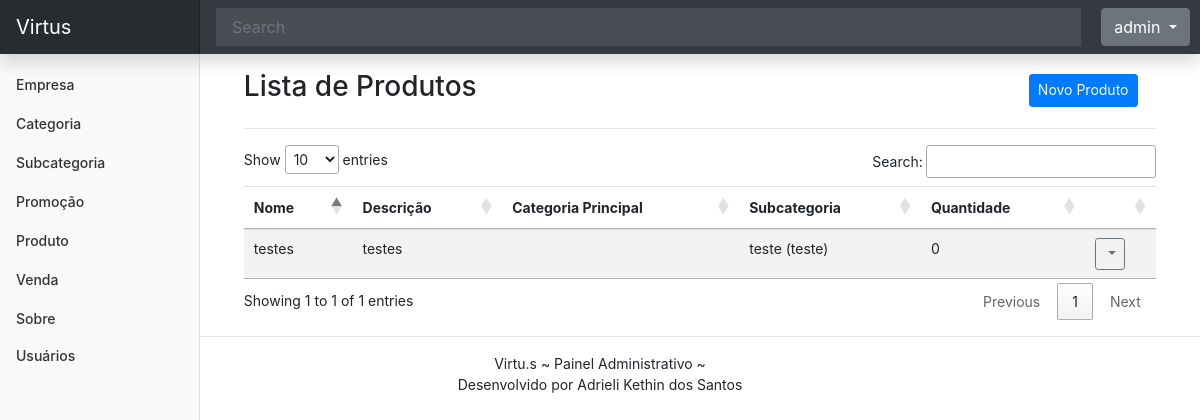
Screenshot of /listar/produto/ (signed in) with the database file from the repository.
### cadastros/models.py (models this page shows, shortened)
class Produto(models.Model):
    data_inclusao = models.DateTimeField(
        auto_now_add=True, verbose_name="data inclusão")
    data_alteracao = models.DateTimeField(
        auto_now=True, verbose_name="data alteração")
    data_exclusao = models.DateTimeField(
        auto_now=True, verbose_name="data exclusão")
    ativo = models.BooleanField
    nome_produto = models.CharField(max_length=50)
    descricao = models.CharField(max_length=200, verbose_name="descrição")
    preco = models.DecimalField(decimal_places=2, max_digits=11)
    subcategoria = models.ForeignKey(Subcategoria, on_delete=models.PROTECT)
    cadastrado_por = models.ForeignKey(User, on_delete=models.PROTECT, null=True, related_name='produto_cadastrado')
    alterado_por = models.ForeignKey(User, on_delete=models.PROTECT, null=True, related_name='produto_atualizado')
    quantidade_estoque = models.PositiveIntegerField(default=0)

class Subcategoria(models.Model):
    nome_subcategoria = models.CharField(max_length=50)
    descricao_subcategoria = models.CharField(max_length=100)
    categoria_principal = models.ForeignKey(Categoria, on_delete=models.PROTECT)
    data_inclusao = models.DateTimeField(
        auto_now_add=True, verbose_name="data inclusão")
    data_alteracao = models.DateTimeField(
        auto_now=True, verbose_name="data alteração")
    data_exclusao = models.DateTimeField(
        verbose_name="data exclusão", null=True)
    cadastrado_por = models.ForeignKey(User, on_delete=models.PROTECT, null=True, related_name='subcategoria_cadastrada')
    alterado_por = models.ForeignKey(User, on_delete=models.PROTECT, null=True, related_name='subcategoria_atualizada')
    def __str__(self):
        return f"{self.nome_subcategoria} ({self.descricao_subcategoria})"

### cadastros/views.py (the view)
# urls.py: path("listar/produto/", ProdutoList.as_view(), name="listar-produto"),
class ProdutoList(ListView, LoginRequiredMixin):
    model = Produto
    template_name = "cadastros/list/produto.html"
    def get_queryset(self):
        return Produto.objects.select_related("subcategoria")

### cadastros/templates/cadastros/list/produto.html (shortened to what this page needs)
{% extends 'paginas/modelo.html' %}
{% load static %}
{% block conteudo %}
<div class="row justify-content-center align-items-center mt-3">
    <div class="col-md-10">
        <h3 class="">Lista de Produtos</h3>
    </div>
    <div class="col-md">
        <a href="{% url 'cadastrar-produto' %}" class="btn btn-primary btn-sm">
            Novo Produto
        </a>
    </div>
</div>
<hr>
<div class="table-responsive-lg">
    <table id="tabela-produtos" class="table table-striped">
        <thead>
            <tr>
                <th>Nome</th>
                <th>Descrição</th>
                <th>Categoria Principal</th>
                <th>Subcategoria</th>
                <th>Quantidade</th>
                <th></th>
            </tr>
        </thead>
        <tbody>
            {% for obj in object_list %}
            <tr class="">
                <td>{{ obj.nome_produto }}</td>
                <td>{{ obj.descricao }}</td>
                <td>{{ obj.categoria_principal }}</td>
                <td>{{ obj.subcategoria }}</td>
                <td>{{ obj.quantidade_estoque }}</td>
                <td>
                    <div class="dropdown">
                        <a class="btn btn-sm btn-outline-secondary dropdown-toggle" href="#" role="button"
                            data-bs-toggle="dropdown" aria-expanded="false">
                        </a>
                    </div>
                </td>
            </tr>
            {% empty %}
            <tr>
                <th colspan="100%">Nenhum registro encontrado.</th>
            </tr>
            {% endfor %}
        </tbody>
    </table>
</div>
{% endblock %}

### paginas/templates/paginas/modelo.html (shortened to what this page needs)
{% load static %}
<!doctype html>
<html lang="pt-br">
<head>
    <link href="{% static 'css/bootstrap.min.css' %}" rel="stylesheet">
    <link href="{% static 'css/dashboard.css' %}" rel="stylesheet">
    <link href="{% static 'css/modelo.css' %}" rel="stylesheet">
</head>
<body>
    {% block menu %}
    <header class="navbar navbar-dark sticky-top bg-dark flex-md-nowrap p-0 shadow">
        <a class="navbar-brand col-md-3 col-lg-2 me-0 px-3 fs-6" href="/">Virtus</a>
        <input class="form-control form-control-dark rounded-0 border-0" type="text" placeholder="Search"
            aria-label="Search">
        <div class="navbar-nav custom-margin">
            {% if not request.user.is_authenticated %}
            <div class="nav-item text-nowrap">
                <a class="nav-link px-3" href="{% url 'login' %}">Login</a>
                {% else %}
                <div class="nav-item text-nowrap dropdown">
                    <button class="btn btn-secondary dropdown-toggle" type="button" data-bs-toggle="dropdown"
                        aria-expanded="false">
                        {{ request.user.username }}
                    </button>
                </div>
                {% endif %}
            </div>
    </header>
    <div class="container-fluid">
        <div class="row">
            {% if request.user.is_authenticated %}
            <nav id="sidebarMenu" class="col-12 col-sm-3 col-md-3 col-lg-2 d-md-block bg-light sidebar">
                <div class="position-sticky pt-3 sidebar-sticky">
                    <ul class="nav flex-column">
                        <li class="nav-item">
                            <a class="nav-link" aria-current="page" href="{% url 'listar-empresa' %}">
                                Empresa
                            </a>
                        </li>
                        <li class="nav-item">
                            <a class="nav-link" href="{% url 'listar-categoria' %}">
                                Categoria
                            </a>
                        </li>
                        <li class="nav-item">
                            <a class="nav-link" href="{% url 'listar-subcategoria' %}">
                                Subcategoria
                            </a>
                        </li>
                        <li class="nav-item">
                            <a class="nav-link" href="{% url 'listar-promocao' %}">
                                Promoção
                            </a>
                        </li>
                        <li class="nav-item">
                            <a class="nav-link" href="{% url 'listar-produto' %}">
                                Produto
                            </a>
                        </li>
                        <li class="nav-item">
                            <a class="nav-link" href="{% url 'listar-venda' %}">
                                Venda
                            </a>
                        </li>
                        <li class="nav-item">
                            <a class="nav-link" href="{% url 'sobre' %}">
                                Sobre
                            </a>
                        </li>
                        <li class="nav-item">
                            <a class="nav-link" href="{% url 'listar-usuarios' %}">Usuários</a>
                        </li>
                    </ul>
                </div>
            </nav>
            {% endif %}
            {% endblock %}
            <main class="col-12 px-4">
                {% if request.user.is_authenticated %}
                <div class="col-12 col-sm-9 col-md-9 col-lg-10 px-4" style="position: relative; left: 17%;">
                    {% block conteudo %}{% endblock %}
                </div>
                {% endif %}
            </main>
        </div>
    </div>
    <footer style="min-height: 50px; text-align: center;">
        {% block rodape %}
        <hr>
        <span style="display: block;">Virtu.s ~ Painel Administrativo ~</span>
        <span style="display: block;"> Desenvolvido por Adrieli Kethin dos Santos </span>
        {% endblock %}
    </footer>
    {% block scripts %}
<link rel="stylesheet" href="https://code.jquery.com/ui/1.12.1/themes/base/jquery-ui.css">
<link rel="stylesheet" href="https://cdn.datatables.net/1.13.4/css/jquery.dataTables.min.css">
    {% endblock %}
</body>
</html>

### static/css/dashboard.css (style rules this page uses)
body { font-size: .875rem; }
.sidebar { position: fixed; top: 0; bottom: 0; left: 0; z-index: 100; padding: 48px 0 0; box-shadow: inset -1px 0 0 rgba(0, 0, 0, .1); }
.sidebar-sticky { height: calc(100vh - 48px); overflow-x: hidden; overflow-y: auto; }
.sidebar .nav-link { font-weight: 500; color: #333; }
.navbar-brand { padding-top: .75rem; padding-bottom: .75rem; background-color: rgba(0, 0, 0, .25); box-shadow: inset -1px 0 0 rgba(0, 0, 0, .25); }
.navbar .form-control { padding: .75rem 1rem; }
.form-control-dark { color: #fff; background-color: rgba(255, 255, 255, .1); border-color: rgba(255, 255, 255, .1); }

### static/css/modelo.css (style rules this page uses)
.custom-margin { margin-left: 20px; margin-right: 10px; }

### rows the page displays
Produto: nome_produto "testes", descricao "testes", subcategoria "teste (teste)", quantidade_estoque "0"

### other values shown
{{ request.user.username }} "admin"
